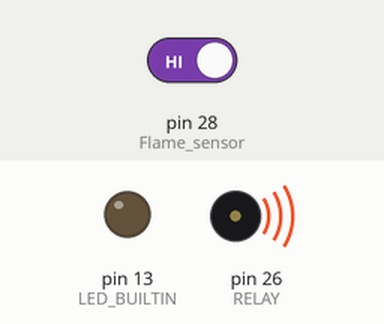
Recording of a sketch running on a simulated Arduino Mega 2560, built with avr-gcc and run on an emulated ATmega2560. On the bench: output pins drawn as LEDs (lit = HIGH), buzzer (waves = sounding). The test bench sets the inputs (shaded band); at power-on: pin 28 (Flame_sensor) HIGH. The modem accepts every AT command (registered, SIM ready, sends succeed) and sends nothing else; pins used as bus, display or sensor lines are not drawn.

Above: at 0.1 s.
At 1.2 s:
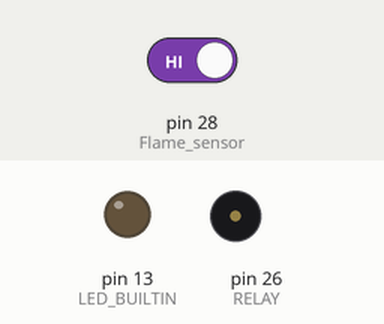
1.3 s: pin 28 (Flame_sensor) driven LOW
At 2.6 s:
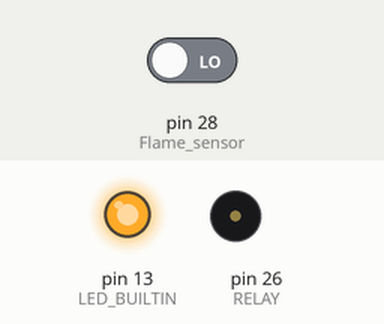
Timing chart, 0 to 4.3 s (numbered marks = the images above; inputs shaded):
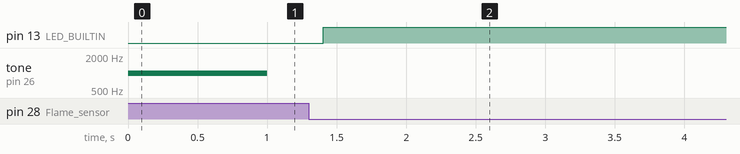

Measured:
- after the input at 1.3 s, pin 13 (LED_BUILTIN): LOW → HIGH after 0.11 s

The sketch:

sketch_jun20a.ino
```cpp
int RELAY = 26;
int Flame_sensor = 28;
int Flame_detected;
#include <SoftwareSerial.h>

//-----------------------------------------------------------------------------------
//Alert reciever's phone number with country code
const String PHONE_1 = "+916363496335";
const String PHONE_2 = ""; //optional
const String PHONE_3 = ""; //optional
//-----------------------------------------------------------------------------------

//-----------------------------------------------------------------------------------
#define rxPin 17
#define txPin 16
SoftwareSerial sim800L(rxPin,txPin);
void setup()
{
  //Serial.begin(9600);
  pinMode(LED_BUILTIN, OUTPUT);
  pinMode(RELAY, OUTPUT);
  digitalWrite(RELAY, HIGH);
  tone(26,1000,1000);
  pinMode(Flame_sensor, INPUT);
  //Serial.begin(115200);

  //-----------------------------------------------------------------------------------
  //Begin serial communication: SIM800L
  //sim800L.begin(9600);

  //-----------------------------------------------------------------------------------
  pinMode(Flame_sensor, INPUT);

  //-----------------------------------------------------------------------------------
  pinMode(RELAY, OUTPUT);
  digitalWrite(RELAY,LOW);

  //----------------------------------------------------------------------------------
  //Serial.println("Initializing...");
  //Once the handshake test is successful, it will back to OK
  // sim800L.println("AT");
  // delay(1000);
  // sim800L.println("AT+CMGF=1");
  // delay(1000);
}
void loop()
{
//   Flame_detected = digitalRead(Flame_sensor);
//   Serial.println(Flame_detected);
//  delay(100);

  while(sim800L.available()){
  Serial.println(sim800L.readString());
  }

  Flame_detected = digitalRead(Flame_sensor);
  Serial.println(Flame_detected);
  delay(100);

  //The fire is detected, trigger Alarm and send sms
   if (Flame_detected == 0)
   {
     Serial.println("Flame detected...! take action immediately.");

    digitalWrite(LED_BUILTIN, HIGH);
    digitalWrite(RELAY, HIGH);
    delay(500);
    send_multi_sms();
    make_multi_call();


  }
  else
  {
    Serial.println("No Flame detected. stay cool");
    digitalWrite(LED_BUILTIN, LOW);
    digitalWrite(RELAY, LOW);
  }
//-----------------------------
}


//-----------------------------------------------------------------------------------
void send_multi_sms()
{
  if(PHONE_1 != ""){
    Serial.print("Phone 1: ");
    send_sms("Fire detected...! take action immediately.", PHONE_1);
  }
  if(PHONE_2 != ""){
    Serial.print("Phone 2: ");
    send_sms("Fire detected...! take action immediately.", PHONE_2);
  }
  if(PHONE_3 != ""){
    Serial.print("Phone 3: ");
    send_sms("Fire detected...! take action immediately.", PHONE_3);
  }
}
//-----------------------------------------------------------------------------------

//-----------------------------------------------------------------------------------
void make_multi_call()
{
  if(PHONE_1 != ""){
    Serial.print("Phone 1: ");
    make_call(PHONE_1);
  }
  if(PHONE_2 != ""){
    Serial.print("Phone 2: ");
    make_call(PHONE_2);
  }
  if(PHONE_3 != ""){
    Serial.print("Phone 3: ");
    make_call(PHONE_3);
  }
}
//-----------------------------------------------------------------------------------

//-----------------------------------------------------------------------------------
void send_sms(String text, String phone)
{
    Serial.println("sending sms....");
    delay(50);
    sim800L.print("AT+CMGF=1\r");
    delay(1000);
    sim800L.print("AT+CMGS=\""+phone+"\"\r");
    delay(1000);
    sim800L.print(text);
    delay(100);
    sim800L.write(0x1A); //ascii code for ctrl-26 //Serial2.println((char)26); //ascii code for ctrl-26
    delay(5000);
}
//-----------------------------------------------------------------------------------

//-----------------------------------------------------------------------------------
void make_call(String phone)
{
    Serial.println("calling....");
    sim800L.println("ATD"+phone+";");
    delay(20000); //20 sec delay
    sim800L.println("ATH");
    delay(1000); //1 sec delay
}
```
